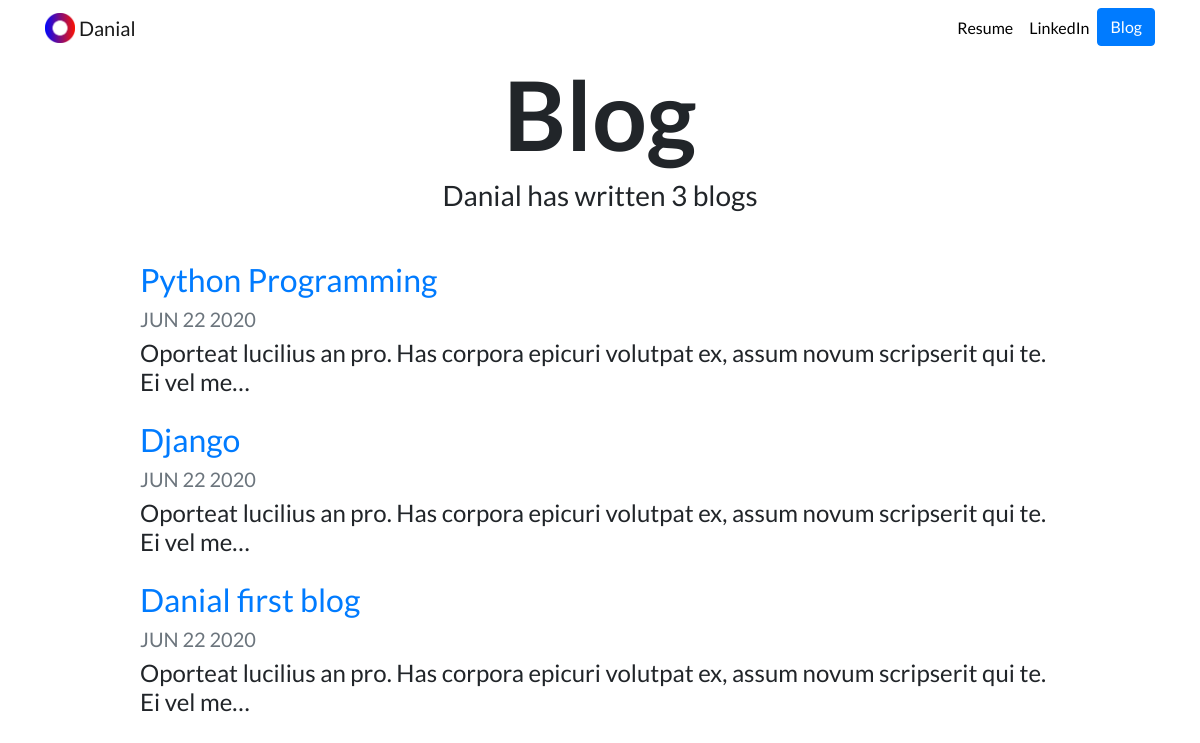
Screenshot of /blog/ with the database file from the repository.
### blog/models.py (models this page shows, shortened)
class Blog(models.Model):
    title = models.CharField(max_length=200)
    description = models.TextField()
    date = models.DateTimeField()

### blog/views.py (the view)
# urls.py: path('', views.all_blog, name= 'all_blogs'),
def all_blog(request):
    dani = Blog.objects.order_by('-date')[:5] # if you want to show soem blog on page not all you use order_by -date for most recent blog posts simple it put you new blog on the top
    return render(request, 'all_blogs.html', {'blogs':dani} )

### blog/templates/all_blogs.html
{% extends 'base.html' %}
{% load static %}
{% block content %}
<h1 id="blogtitle" class="font-weight-bold text-center">Blog</h1>
<h3 class="text-center mb-5">Danial has written {{ blogs.count }} blog{{ blogs.count|pluralize }}</h3>
{% for blog in blogs %}
<div class="row justify-content-center my-3">
  <div class="col-md-10">
    <a href="{% url 'blogsite:detail' blog.id %}">
      <h2>{{ blog.title }}</h2>
    </a>
    <h5 class="text-muted">{{ blog.date|date:'M d Y'|upper }}</h5>
    <h4>{{ blog.description|striptags|truncatechars:100 }}</h4>
  </div>
</div>
{% endfor %}
{% endblock %}

### portfolio/static/portfolio/custom.css (style rules this page uses)
body { font-family: 'Lato', sans-serif; }
#blogtitle { font-size: 6rem; }

### rows the page displays
Blog: title "Python Programming", date "JUN 22 2020", description "Oporteat lucilius an pro. Has corpora epicuri volutpat ex, assum novum scripserit qui te. Ei vel me…"
Blog: title "Django", date "JUN 22 2020", description "Oporteat lucilius an pro. Has corpora epicuri volutpat ex, assum novum scripserit qui te. Ei vel me…"
Blog: title "Danial first blog", date "JUN 22 2020", description "Oporteat lucilius an pro. Has corpora epicuri volutpat ex, assum novum scripserit qui te. Ei vel me…"

### other values shown
{{ blogs.count }} "3"
